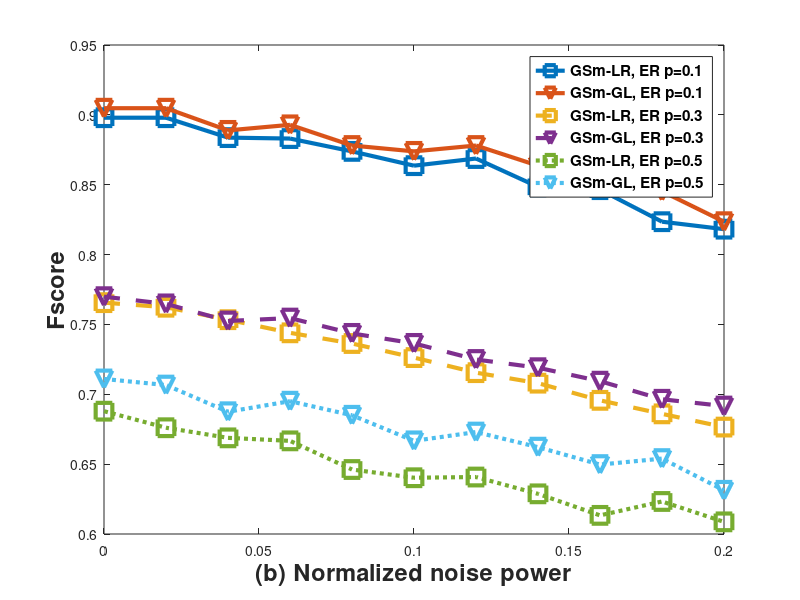

Write MATLAB code to recreate this figure. (Note: this script raises an error after producing the figure.)
%% ER graphs with p = [0.1,0.3,0.5] varying the noise level.
%% Load Saved Results
load('exp2.mat');
fmts = {'s-','v-','s--','v--','s:','v:','*-','*--','+-','+--','o:','s:','x:','*:','+:','<:'};
trh = 0.9;
mdl = {'GSm-LR','GSm-GL'};
i = 1;
%all_fsc = out;
figure('Position',[100,100,750,550])
for gp = [1,2,3] %probabilities
    %figure()
    for k = [1,2] %models
        plot(sigmas,squeeze(median(all_fsc(gp,:,:,:,k),4)),fmts{i},'MarkerSize',12,'LineWidth',3)
        hold on
        lgnd{i} = [mdl{k} ', ER p=' num2str(probs(gp))];
        i = i+1;
    end
end
legend(lgnd,'FontSize',11,'FontWeight','bold')
%title(['Median Fscore ' graphs_type{gt} ' graph'])
xlabel('(b) Normalized noise power','FontSize',17,'FontWeight','bold')
ylabel('Fscore','FontSize',17,'FontWeight','bold')
ax = gca;
ax.FontSize = 17;
grid on
ylim([0.60 0.97])

%% Run Experiment
clear all

addpath(genpath('../../utils'));
addpath(genpath('../../optim'));

prms.N = 20;
prms.norm_L = true;
prms.sigma = 0;
prms.p = 0.2;%ER
prms.m = 1;%BA
prms.connected = true; %RBF
prms.K = 3; %SW
prms.beta = 0.3;%SW
prms.M = 100;
prms.norm_noise = true;
prms.sampled = true;
prms.L_bin = true;

prms.nG = 32;%128;
prms.H = 1:1; %
prms.sig_type = 'FA';
prms.rm_node = {'rand'};
prms.models = {'GSm-LR','GSm-GL'};
prms.iters = 1;
prms.verb = false;

graphs_type = {'ER'};
sigmas = [0:0.02:0.2];
probs = [0.1,0.3,0.5];
all_fsc = zeros(numel(probs),numel(graphs_type),numel(sigmas),prms.nG,numel(prms.models));
all_out = zeros(numel(probs),numel(graphs_type),numel(sigmas),prms.nG,numel(prms.models));

tic
for sp = 1:numel(probs)
    prms.p = probs(sp);
    for gt = 1:numel(graphs_type)
        prms.g_type = graphs_type{gt};
        for sg = 1:numel(sigmas)
            prms.sigma = sigmas(sg);
            [fsc,out] = get_results(prms);
            all_fsc(sp,gt,sg,:,:) = squeeze(fsc);
            %all_out(sp,gt,sg,:,:) = squeeze(out);
        end
    end
end
toc

%% Print Results
fmts = {'s-','v-','s--','v--','s:','v:','*-','*--','+-','+--','o:','s:','x:','*:','+:','<:'};
mdl = prms.models;
i = 1;
figure()

for pr = 1:numel(probs)
    for k = 1:numel(mdl)
        plot(sigmas,squeeze(median(all_fsc(pr,:,:,:,k),4)),fmts{i},'MarkerSize',10,'LineWidth',2)
        hold on
        lgnd{i} = [mdl{k} ', ER p=' num2str(probs(pr))];
        i = i+1;
    end
    legend(lgnd,'FontSize',11,'FontWeight','bold')
    xlabel('(b) Normalized noise power','FontSize',17,'FontWeight','bold')
    ylabel('Fscore','FontSize',17,'FontWeight','bold')
    ax = gca;
    ax.FontSize = 17;
end

